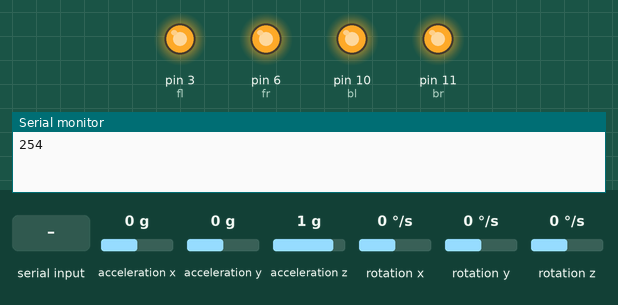
Recording of a sketch running on a simulated Arduino Leonardo, built with avr-gcc and run on an emulated ATmega32U4. On the bench: output pins drawn as LEDs (lit = HIGH), the last lines printed to the serial monitor. Inputs (shaded band) come from the test bench; at power-on: acceleration x 0 g, acceleration y 0 g, acceleration z 1 g, rotation x 0 °/s, rotation y 0 °/s, rotation z 0 °/s.

Above: at 6.1 s.
At 9.2 s:
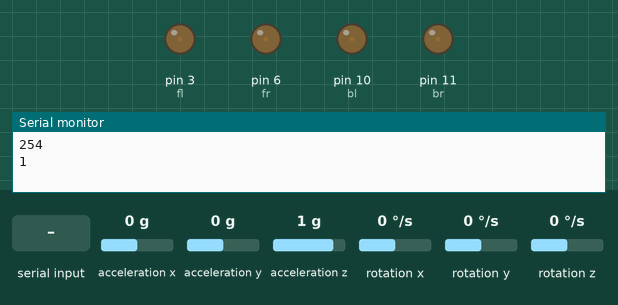
9.3 s: "p" received over Serial
At 9.6 s:
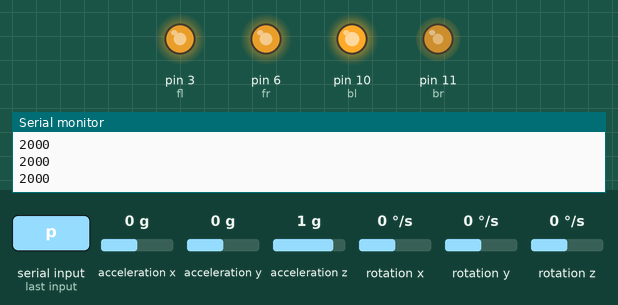
10.8 s: "w" received over Serial
12.3 s: "s" received over Serial
Timing chart, 0 to 15.3 s (numbered marks = the images above; inputs shaded):
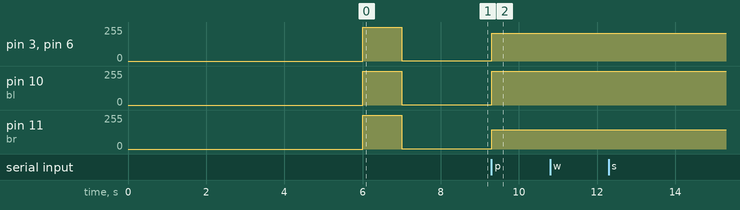

Measured:
- after the input at 9.3 s, pin 3 (fl), pin 6 (fr): 1/255 → 208/255 at once; pin 10 (bl): 1/255 → 255/255 at once; pin 11 (br): 1/255 → 144/255 at once

The sketch:

flightController.ino
```cpp
#include <Keyboard.h>
#include <MPU6050_tockn.h>
#include <Wire.h>

MPU6050 MPU(Wire);
char input;
// Ints
int incoming = 0;
int valx, thrust, fl_thrust, fr_thrust, bl_thrust, br_thrust;
int fl = 3, fr = 6, bl = 10, br = 11;
int desired_height = 12;
int trigPin = 4, echoPin = 5;
int i = 1;
int throttle, pitch_Throttle, roll_Throttle, yaw_Throttle;

// Floats
float anglePitch, angleRoll, angleYaw, last_angleRoll, last_anglePitch;
float GyroX, GyroY, AccX, AccY;
float pidLastDErrPitch, pidLastDErrYaw, pidLastDErrRoll, pidErrTemp;
float pidOutputPitch, pidOutputYaw, pidOutputRoll;
// float pidIGainPitch, pidIGainYaw, pidIGainRoll;
float pidIGainYaw;
float pidIMemPitch, pidIMemYaw, pidIMemRoll;
// float pidSetpointPitch, pidSetpointYaw, pidSetpointRoll;
float LevelAdjPitch, LevelAdjRoll;

// PID values for roll.
float pidPGainRoll = 1.;//take 50%
float pidIGainRoll = 0.04;
float pidDGainRoll = 0;//take 25%
float pidMaxRoll = 2000;
float pidSetpointRoll = 0;
// PID values for pitch.
float pidPGainPitch = pidPGainRoll;
float pidIGainPitch = pidIGainRoll;
float pidDGainPitch = pidDGainRoll;
float pidMaxPitch = pidMaxRoll;
float pidSetpointPitch = 0;
// PID values for yaw.
float pidPGainYaw = 0;//4
float pidIGainPitchaw = 0.;//.02
float pidDGainYaw = 0.0;
float pidMaxYaw = pidMaxRoll;
float pidSetpointYaw = 0;


void calculate_pid() {
  MPU.update();
  // Read values from MPU6050 and deal with noise.
angleRoll = MPU.getAngleX();
angleRoll = (angleRoll * .9996) + (MPU.getAccX() * .0004);
anglePitch = MPU.getAngleY();
anglePitch = (anglePitch * .9996) + (MPU.getAccY() * .0004);

LevelAdjRoll = angleRoll * 15;
LevelAdjPitch = anglePitch * 15;

// Roll Calculations
pidErrTemp = angleRoll - pidSetpointRoll;
pidIMemRoll += pidIGainRoll + pidErrTemp;
if (pidIMemRoll > pidMaxRoll) pidIMemRoll = pidMaxRoll;
else if (pidIMemRoll < pidMaxRoll * -1) pidIMemRoll = pidMaxRoll * -1;

pidOutputRoll = pidPGainRoll * pidErrTemp + pidIMemRoll + pidDGainRoll * (pidErrTemp - pidLastDErrRoll);
if (pidOutputRoll > pidMaxRoll) pidOutputRoll = pidMaxRoll;
else if (pidOutputRoll < pidMaxRoll) pidOutputRoll = pidMaxRoll * -1;

// Pitch Calculations
pidErrTemp = anglePitch - pidSetpointPitch;
pidIMemPitch += pidIGainPitch + pidErrTemp;
if (pidIMemPitch > pidMaxPitch) pidIMemPitch = pidMaxPitch;
else if (pidIMemPitch < pidMaxPitch) pidIMemPitch = pidMaxPitch * -1;

pidOutputPitch = pidPGainPitch * pidErrTemp + pidIMemPitch + pidDGainPitch * (pidErrTemp - pidLastDErrPitch);
if (pidOutputPitch > pidMaxPitch) pidOutputPitch = pidMaxPitch;
else if (pidOutputPitch < pidMaxPitch) pidOutputPitch = pidMaxPitch * -1;

// Yaw Calculations
pidErrTemp = angleYaw - pidSetpointYaw;
pidIMemYaw += pidIGainYaw + pidErrTemp;
if (pidIMemYaw > pidMaxYaw) pidIMemYaw = pidMaxYaw;
else if (pidIMemYaw < pidMaxYaw) pidIMemYaw = pidMaxYaw * -1;

pidOutputYaw = pidPGainYaw * pidErrTemp + pidIMemYaw + pidDGainYaw * (pidErrTemp - pidLastDErrYaw);
if (pidOutputYaw > pidMaxYaw) pidOutputYaw = pidMaxYaw;
else if (pidOutputYaw < pidMaxYaw) pidOutputYaw = pidMaxYaw * -1;
pidLastDErrYaw = pidErrTemp;
}


void getInput() {
  while (Serial.available() == 0) {}
  incoming = Serial.read();
  input = (char)incoming;
   switch (input) {
    case 'p':
      setThrust(0, 0, 0, 0);
      break;
   }
  switch (input) {
    case 'w':
      Increment(pitch_Throttle);
      Serial.println(input);
      break;

    case 's':
      Decrement(pitch_Throttle);
         Serial.println(input);
      break;

    default:
    pitch_Throttle = 1500;
    break;
  }

  switch (input) {
    case 'd':
      Increment(roll_Throttle);
         Serial.println(input);
      break;

    case 'a':
       Decrement(roll_Throttle);
          Serial.println(input);
      break;

    default:
    roll_Throttle = 1500;
    break;
  }

  switch (input) {
    case 'e':
      Increment(yaw_Throttle);
         Serial.println(input);
      break;

    case 'q':
      Decrement(yaw_Throttle);
         Serial.println(input);
      break;
      default: break;
  }
        switch (input) {
    case 'i':
    Increment(thrust);
       Serial.println(input);
      break;

    case 'k':
    Decrement(throttle);
       Serial.println(input);
      break;

    default:break;

  }
   switch (input) {
    case '1':
    pidDGainRoll += 1;
     pidDGainPitch = pidDGainRoll;
         Serial.println(pidDGainRoll);

      break;
   }
   switch (input) {
    case '2':
    pidDGainRoll -= 1;
    pidDGainPitch = pidDGainRoll;
        Serial.println(pidDGainRoll);
        break;
   }
   switch (input) {
    case '3':
    pidDGainRoll = pidDGainRoll * .75;
    pidDGainPitch = pidDGainRoll;
    Serial.println(pidDGainRoll);
      break;
   }
}


void setup()
{
  Serial.begin(57600);
  Wire.begin();
  MPU.begin();
  MPU.calcGyroOffsets(true);
  init_esc();

  pinMode(echoPin, INPUT);
  pinMode(trigPin, OUTPUT);
}


void loop() {
getInput();
Serial.println("Passed getInput call.");

calculate_pid();  // Calculate PID for next roll.

if (pitch_Throttle > 1508) pidSetpointPitch = pitch_Throttle - 1508;
else if (pitch_Throttle < 1492) pidSetpointPitch = pitch_Throttle - 1492;

if (roll_Throttle > 1508) pidSetpointRoll = roll_Throttle - 1508;
else if (roll_Throttle < 1492) pidSetpointRoll = roll_Throttle - 1492;

if (yaw_Throttle > 1508) pidSetpointYaw = yaw_Throttle - 1508;
else if (yaw_Throttle < 1492) pidSetpointYaw = yaw_Throttle - 1492;

Serial.println(pidOutputPitch);
Serial.println(pidOutputRoll);
Serial.println(pidOutputYaw);
Serial.println(throttle);

fl_thrust = throttle - pidOutputPitch - pidOutputRoll + pidOutputYaw;
fr_thrust = throttle - pidOutputPitch + pidOutputRoll - pidOutputYaw;
bl_thrust = throttle + pidOutputPitch - pidOutputRoll - pidOutputYaw;
br_thrust = throttle + pidOutputPitch + pidOutputRoll + pidOutputYaw;

setThrust(fl_thrust, fr_thrust, bl_thrust, br_thrust);

}


void init_esc(){
 delay(3000);
 thrust = 254;
 Serial.println(thrust);
 analogWrite(fl, thrust);
 analogWrite(fr, thrust);
 analogWrite(bl, thrust);
 analogWrite(br, thrust);
 delay(1000);

 thrust = 1;
 Serial.println(thrust);
 analogWrite(fl, thrust);
 analogWrite(fr, thrust);
 analogWrite(bl, thrust);
 analogWrite(br, thrust);
 delay(1000);
}


void setThrust(int fl_t, int fr_t, int bl_t, int br_t) {
// fl_t = map(fl_t, 0, 2000, 1, 254);
// fr_t = map(fr_t, 0, 2000, 1, 254);
// bl_t = map(bl_t, 0, 2000, 1, 254);
// br_t = map(br_t, 0, 2000, 1, 254);
 Serial.println(fl_t);
 Serial.println(fr_t);
 Serial.println(bl_t);
 Serial.println(fl_t);
 analogWrite(fl, fl_t);
 analogWrite(fr, fr_t);
 analogWrite(bl, bl_t);
 analogWrite(br, br_t);
}
void Increment(int valToIncrement)
{
  if(valToIncrement > 2000)
  valToIncrement = 2000;
  else
   valToIncrement++;

}
void Decrement(int valToDecrement)
{
  if(valToDecrement < 0)
  valToDecrement = 0;
  else
    valToDecrement--;
}
```
